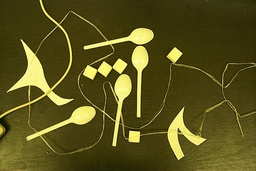
#> input picture Image clustering/P0001470.JPG, 256 x 171 px, shrunk from 768 x 512 before the run, found by its file name
$ python main.py
#> lines starting #> are read from the running program, lines starting #| are printed output that depends on the picture; after the words box and inside, x2 and y2 are one past the last pixel; in counts of white or black regions, pixels touching at a corner belong together; long printed decimals are rounded
### Image clustering/image_processing/imagework.py
from PIL import Image, ImageFilter
from math import pow, floor, sqrt
# from statistics import median
import numpy as np


class ImagePreHandling:
    def __init__(self, image):
        self.image = image

    def __init__(self, string):
        self.image = Image.open(string)

    def _min_filter(self):
        self.image = self.image.filter(ImageFilter.MinFilter(5))

    def _med_filter(self):
        self.image = self.image.filter(ImageFilter.MedianFilter(7))

    def _convert_to_bin(self):
        self.image = self.image.convert('L')
        self.image = self.image.point(lambda x: 0 if x < 150 else 255)

    def _save(self):
        self.image.save('D:\BSUIR\DSaIP\\2\image_processing\\result.jpg')

    def _save(self, string):
        self.image.save(string)

    def _show(self):
        self.image.show()

    def _getimage(self):
        return self.image


class ImageObjectDetector:
    def __init__(self, image):
        self.sumin = 500
        self.sumax = 900
        self.spmin = 1800
        self.spmax = 3900
        self.tflor = float(87)
        self.image = image
        self.width = image.size[0]
        self.height = image.size[1]
        self.labels = [[0] * self.height for i in range(self.width)]
        self.equality_table = []
        self.squares = []
        self.perimeters = []
        self.densities = []
        self.tuples = []
        self.cluster1 = []
        self.cluster2 = []
        self.areas = 0

    def _labeling(self):
        for i in range(self.width):
            for j in range(self.height):
                self.__fill(i, j)
        self.__check()
        self.__relabeling()
        self.areas = len(self.equality_table)
        self.squares = [0 for i in range(self.areas)]
        self.perimeters = [0 for i in range(self.areas)]
        self.densities = [0 for i in range(self.areas)]
        for i in range(self.width):
            for j in range(self.height):
                self.__refill_and_count_params(i, j)
        self.__count_densities()

    def __fill(self, x, y):
        if x > 0 and y > 0:
            left = self.labels[x - 1][y]
            upper = self.labels[x][y - 1]
        else:
            return
        if self.__pix(x, y) == 255:
            if left == 0 and upper == 0:
                self.areas += 1
                self.labels[x][y] = self.areas
                return
            if left > 0 and upper == 0:
                self.labels[x][y] = left
                return
            if left == 0 and upper > 0:
                self.labels[x][y] = upper
                return
            if left > 0 and upper > 0:
                if left == upper:
                    self.labels[x][y] = upper
                else:
                    self.labels[x][y] = left
                    self.__associate(upper, left)
                return

    def __check(self):
        a = []
        for i in range(len(self.equality_table)):
            for j in range(len(self.equality_table)):
                if i == j:
                    continue
                c1 = self.equality_table[i]
                c2 = self.equality_table[j]
                c3 = list(set(c1) & set(c2))
                if len(c3) > 0 and a.count([j, i]) == 0:
                    a.append([i, j])
        a.reverse()
        if len(a) > 0:
            for i in range(len(a)):
                self.equality_table[a[i][0]].extend(self.equality_table[a[i][1]])
                self.equality_table[a[i][1]].clear()
                self.equality_table.remove([])

    def __refill_and_count_params(self, x, y):
        for it in range(len(self.equality_table)):
            if self.equality_table[it].count(self.labels[x][y]) > 0:
                self.labels[x][y] = it + 1
                self.squares[it] += 1
                if self.__check_if_edge(x, y) == 0:
                    self.perimeters[it] += 1
                return

    def __check_if_edge(self, x, y):
        if 0 < x < self.width - 1 and 0 < y < self.height - 1:
            return min(self.labels[x - 1][y - 1],
                       self.labels[x - 1][y + 1],
                       self.labels[x + 1][y - 1],
                       self.labels[x + 1][y + 1],
                       self.labels[x - 1][y],
                       self.labels[x][y - 1],
                       self.labels[x][y + 1],
                       self.labels[x + 1][y])

    def __relabeling(self):
        for i in range(self.areas + 1):
            for j in range(len(self.equality_table)):
                if i > 0:
                    if self.equality_table[j].count(i) > 0:
                        break
                    elif j == len(self.equality_table) - 1:
                        self.equality_table.append([i])
                        break

    def __associate(self, area1, area2):
        if len(self.equality_table) == 0:
            self.equality_table.append([area1, area2])
        for it in range(len(self.equality_table)):
            if self.equality_table[it].count(area1) > 0 and \
               self.equality_table[it].count(area2) > 0:
                return
            if self.equality_table[it].count(area1) > 0 and \
               self.equality_table[it].count(area2) == 0:
                self.equality_table[it].append(area2)
                return
            if self.equality_table[it].count(area2) > 0 and \
               self.equality_table[it].count(area1) == 0:
                self.equality_table[it].append(area1)
                return
            if self.equality_table[it].count(area1) == 0 and \
               self.equality_table[it].count(area2) == 0 and \
               it == len(self.equality_table) - 1:
                self.equality_table.append([area1, area2])
                return

    def __count_densities(self):
        for i in range(len(self.densities)):
            self.densities[i] = pow(self.perimeters[i], 2) / self.squares[i]

    def __pix(self, x, y):
        return self.image.getpixel((x, y))

    def __get_tuples(self):
        for i in range(self.areas):
            if self.sumin < self.squares[i] < self.sumax and floor(self.densities[i]) != self.tflor or \
               self.spmin < self.squares[i] < self.spmax and floor(self.densities[i]) != self.tflor:
                self.tuples.append([self.squares[i], self.perimeters[i], self.densities[i]])

    def _get_objects_number(self):
        print(self.areas)

    def _get_associations(self):
        print(self.equality_table)

    def _get_squares(self):
        print(self.squares)

    def _colorize(self):
        divider = floor(255 / self.areas)
        for i in range(self.width):
            for j in range(floor(self.height)):
                if self.__pix(i, j) > 0:
                    self.image.putpixel((i, j), divider * self.labels[i][j])

    def _show(self):
        self.image.show()

    def _get_perimeters(self):
        print(self.perimeters)

    def _get_densities(self):
        print(self.densities)

    def _get_answers(self):
        spoons = 0
        sugars = 0
        # for i in range(self.squares):
        #     if self.squares[i]

    def _kmeans(self):
        self.__get_tuples()
        print(len(self.tuples), self.tuples)
        center1 = [3500, 550, 100]
        center2 = [700, 125, 25]
        for i in range(100):
            list1 = [[], [], []]
            list2 = [[], [], []]
            self.cluster1.clear()
            self.cluster2.clear()
            for j in range(len(self.tuples)):
                rng1 = sqrt(pow(center1[0] - self.tuples[j][0], 2) +
                            pow(center1[1] - self.tuples[j][1], 2) +
                            pow(center1[2] - self.tuples[j][2], 2))
                rng2 = sqrt(pow(center2[0] - self.tuples[j][0], 2) +
                            pow(center2[1] - self.tuples[j][1], 2) +
                            pow(center2[2] - self.tuples[j][2], 2))
                if rng1 < rng2:
                    self.cluster2.append(self.tuples[j])
                    list2[0].append(self.tuples[j][0])
                    list2[1].append(self.tuples[j][1])
                    list2[2].append(self.tuples[j][2])
                else:
                    self.cluster1.append(self.tuples[j])
                    list1[0].append(self.tuples[j][0])
                    list1[1].append(self.tuples[j][1])
                    list1[2].append(self.tuples[j][2])
            for j in range(len(center1)):
                center1 = [np.mean(list1[0]), np.mean(list1[1]), np.mean(list1[2])]
                center2 = [np.mean(list2[0]), np.mean(list2[1]), np.mean(list2[2])]
        print("Spoons:", len(self.cluster1))
        print("Sugar:", len(self.cluster2))
        print(self.cluster1)
        print(self.cluster2)

    def _colorize_clusters(self):
        cluster1colors = []
        cluster2colors = []
        for i in range(len(self.cluster1)):
            cluster1colors.append(self.densities.index(self.cluster1[i][2]) + 1)
        for i in range(len(self.cluster2)):
            cluster2colors.append(self.densities.index(self.cluster2[i][2]) + 1)
        print(cluster1colors)
        print(cluster2colors)
        for i in range(self.width):
            for j in range(self.height):
                if self.__pix(i, j) > 0:
                    if cluster1colors.count(self.labels[i][j]) > 0:
                        self.image.putpixel((i, j), 50)
                    if cluster2colors.count(self.labels[i][j]) > 0:
                        self.image.putpixel((i, j), 150)

### Image clustering/main.py
from image_processing.imagework import ImagePreHandling, ImageObjectDetector


def main():
    source = 'P0001470.jpg'
    output = 'binary1.jpg'
    binarizator = ImagePreHandling(source)
#> in __init__, self.image is the input picture: PIL image 256x171 RGB; mean R, G, B 89.4, 83, 27.8
    binarizator._show()
    binarizator._min_filter()
#> in _min_filter, `self.image = self.image.filter(ImageFilter.MinFilter(5))`:
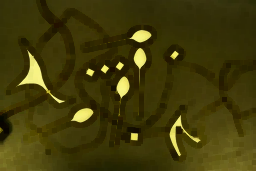
#> self.image: PIL image 256x171 RGB; mean R, G, B 65.4, 58.6, 10
    binarizator._convert_to_bin()
#> in _convert_to_bin, `self.image = self.image.convert('L')`:
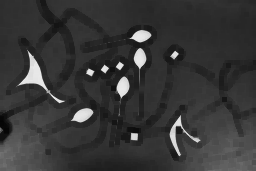
#> self.image: PIL image 256x171 L; min 4, max 234, mean 55.1
#> in _convert_to_bin, `self.image = self.image.point(lambda x: 0 if x < 150 else 255)`:
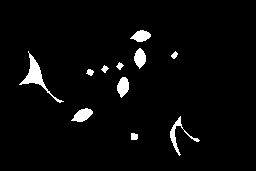
#> self.image: PIL image 256x171 L; 3.4% white; 11 white regions, largest, box (x1, y1, x2, y2) and area: (19, 51, 64, 103) 405, (170, 116, 200, 156) 210, (71, 108, 93, 122) 189
    binarizator._med_filter()
#> in _med_filter, `self.image = self.image.filter(ImageFilter.MedianFilter(7))`:
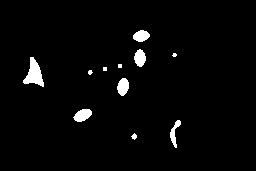
#> self.image: PIL image 256x171 L; 2.7% white; 11 white regions (4 under 20 px), largest, box (x1, y1, x2, y2) and area: (23, 57, 44, 87) 331, (73, 109, 92, 122) 170, (117, 78, 129, 96) 160
    binarizator._convert_to_bin()
    binarizator._save(output)
    binarizator._show()
    detector = ImageObjectDetector(binarizator._getimage())
#> in __init__, `self.sumin = 500`: self.sumin = 500
    detector._labeling()
#> the loop in __check, `for i in range(len(self.equality_table)):` made 9 passes
    detector._get_objects_number()
#| 11
    detector._get_squares()
#| [331, 170, 18, 160, 25, 147, 155, 126, 15, 16, 16]
    detector._get_perimeters()
#| [100, 59, 15, 56, 19, 54, 56, 78, 13, 12, 12]
    detector._get_densities()
#| [30.211, 20.476, 12.5, 19.6, 14.44, 19.837, 20.232, 48.286, 11.267, 9.0, 9.0]
    detector._colorize()
#> after the loop in _colorize, `for i in range(self.width):`:
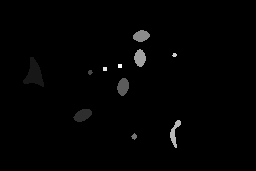
#> self.image: PIL image 256x171 L; min 0, max 253, mean 2.6
    detector._kmeans()
#| 0 []
#| Spoons: 0
#| Sugar: 0
    detector._colorize_clusters()
    detector._show()

if __name__ == "__main__":
    main()

$ run again, with Image clustering/P0001464.jpg copied over Image clustering/P0001470.JPG
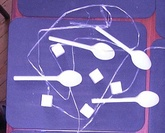
#> input picture Image clustering/P0001464.jpg, 165 x 133 px, shrunk from 496 x 398 before the run, found by its file name
#> in __init__, self.image is the input picture: PIL image 165x133 RGB; mean R, G, B 122, 109.3, 172.5
#> in _med_filter, `self.image = self.image.filter(ImageFilter.MedianFilter(7))`:
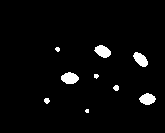
#> self.image: PIL image 165x133 L; 3.2% white; 9 white regions (3 under 20 px), largest, box (x1, y1, x2, y2) and area: (61, 72, 79, 84) 159, (94, 45, 111, 58) 148, (133, 52, 148, 67) 142, (139, 93, 156, 105) 142, (113, 85, 119, 91) 28, (44, 98, 50, 104) 27
#> self.sumin = 500
#> the loop in __check, `for i in range(len(self.equality_table)):` made 8 passes
#| 9
#| [27, 19, 159, 14, 148, 28, 142, 142, 19]
#| [20, 16, 56, 12, 55, 20, 56, 54, 15]
#| [14.815, 13.474, 19.723, 10.286, 20.439, 14.286, 22.085, 20.535, 11.842]
#> after the loop in _colorize, `for i in range(self.width):`:
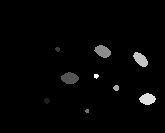
#> self.image: PIL image 165x133 L; min 0, max 252, mean 4.9
#| 0 []
#| Spoons: 0
#| Sugar: 0

$ run again, with Image clustering/P0001465.jpg copied over Image clustering/P0001470.JPG
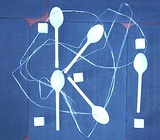
#> input picture Image clustering/P0001465.jpg, 160 x 140 px, shrunk from 481 x 419 before the run, found by its file name
#> in __init__, self.image is the input picture: PIL image 160x140 RGB; mean R, G, B 86.4, 119.3, 171.1
#> in _med_filter, `self.image = self.image.filter(ImageFilter.MedianFilter(7))`:
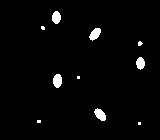
#> self.image: PIL image 160x140 L; 2.4% white; 10 white regions (5 under 20 px), largest, box (x1, y1, x2, y2) and area: (53, 74, 62, 88) 101, (94, 108, 106, 121) 100, (89, 28, 101, 41) 99, (52, 11, 61, 24) 90, (136, 57, 145, 70) 86
#> self.sumin = 500
#> the loop in __check, `for i in range(len(self.equality_table)):` made 6 passes
#| 10
#| [90, 101, 99, 100, 86, 18, 12, 14, 9, 9]
#| [40, 42, 45, 45, 39, 15, 10, 12, 8, 8]
#| [17.778, 17.465, 20.455, 20.25, 17.686, 12.5, 8.333, 10.286, 7.111, 7.111]
#> after the loop in _colorize, `for i in range(self.width):`:
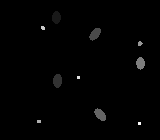
#> self.image: PIL image 160x140 L; min 0, max 250, mean 2.1
#| 0 []
#| Spoons: 0
#| Sugar: 0

$ run again, with Image clustering/P0001467.jpg copied over Image clustering/P0001470.JPG
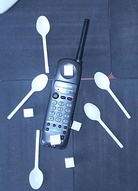
#> input picture Image clustering/P0001467.jpg, 138 x 191 px, shrunk from 413 x 574 before the run, found by its file name
#> in __init__, self.image is the input picture: PIL image 138x191 RGB; mean R, G, B 85.6, 103.9, 136.4
#> in _med_filter, `self.image = self.image.filter(ImageFilter.MedianFilter(7))`:
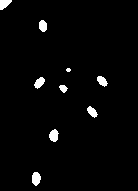
#> self.image: PIL image 138x191 L; 2.4% white; 9 white regions (1 under 20 px), largest, box (x1, y1, x2, y2) and area: (32, 172, 41, 186) 97, (49, 129, 59, 142) 92, (0, 0, 12, 10) 82
#> self.sumin = 500
#> the loop in _labeling, `for i in range(self.width):` made 138 passes
#> the loop in __check, `for i in range(len(self.equality_table)):` made 8 passes
#| 9
#| [97, 81, 78, 92, 47, 16, 75, 76, 61]
#| [42, 41, 36, 41, 29, 14, 40, 38, 35]
#| [18.186, 20.753, 16.615, 18.272, 17.894, 12.25, 21.333, 19.0, 20.082]
#> after the loop in _colorize, `for i in range(self.width):`:
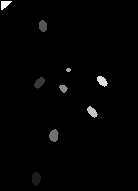
#> self.image: PIL image 138x191 L; min 0, max 252, mean 3.1
#| 0 []
#| Spoons: 0
#| Sugar: 0
